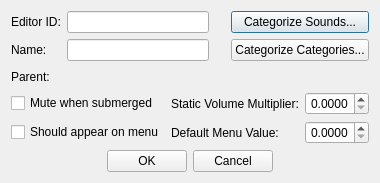
<?xml version="1.0" encoding="UTF-8"?>
<ui version="4.0">
 <class>FormDialogSoundCategory</class>
 <widget class="QDialog" name="FormDialogSoundCategory">
  <property name="geometry">
   <rect>
    <x>0</x>
    <y>0</y>
    <width>376</width>
    <height>183</height>
   </rect>
  </property>
  <property name="windowTitle">
   <string>Sound Category</string>
  </property>
  <layout class="QVBoxLayout" name="verticalLayout">
   <item>
    <layout class="QGridLayout" name="gridLayout">
     <item row="2" column="1">
      <widget class="DKFormPicker" name="parent"/>
     </item>
     <item row="1" column="0">
      <widget class="QLabel" name="label_2">
       <property name="text">
        <string>Name:</string>
       </property>
       <property name="buddy">
        <cstring>name</cstring>
       </property>
      </widget>
     </item>
     <item row="0" column="1">
      <widget class="QLineEdit" name="editorID"/>
     </item>
     <item row="0" column="3">
      <widget class="QPushButton" name="buttonCategorizeSounds">
       <property name="whatsThis">
        <string>Clicking this button will open a dialog listing all Sound Descriptor forms. You can select one or more forms and click &quot;OK&quot; to immediately place them into this Sound Category.</string>
       </property>
       <property name="text">
        <string>Categorize Sounds...</string>
       </property>
      </widget>
     </item>
     <item row="1" column="3">
      <widget class="QPushButton" name="buttonCategorizeCategories">
       <property name="whatsThis">
        <string>Clicking this button will open a dialog listing all Sound Category forms (besides this one). You can select one or more forms and click &quot;OK&quot; to immediately place them into this Sound Category.</string>
       </property>
       <property name="text">
        <string>Categorize Categories...</string>
       </property>
      </widget>
     </item>
     <item row="2" column="0">
      <widget class="QLabel" name="label_3">
       <property name="text">
        <string>Parent:</string>
       </property>
       <property name="buddy">
        <cstring>parent</cstring>
       </property>
      </widget>
     </item>
     <item row="1" column="1">
      <widget class="QLineEdit" name="name">
       <property name="whatsThis">
        <string>The name that will be displayed for sound categories that are made available to customize in the in-game audio settings menu. Strings that begin with a dollar sign (&quot;$&quot;) may be translated by the game's UI engine.</string>
       </property>
      </widget>
     </item>
     <item row="0" column="0">
      <widget class="QLabel" name="label">
       <property name="text">
        <string>Editor ID:</string>
       </property>
       <property name="buddy">
        <cstring>editorID</cstring>
       </property>
      </widget>
     </item>
     <item row="0" column="2">
      <spacer name="horizontalSpacer">
       <property name="orientation">
        <enum>Qt::Horizontal</enum>
       </property>
       <property name="sizeType">
        <enum>QSizePolicy::Fixed</enum>
       </property>
       <property name="sizeHint" stdset="0">
        <size>
         <width>16</width>
         <height>20</height>
        </size>
       </property>
      </spacer>
     </item>
    </layout>
   </item>
   <item>
    <layout class="QGridLayout" name="gridLayout_2">
     <item row="0" column="0">
      <widget class="QCheckBox" name="flagMuteUnderwater">
       <property name="whatsThis">
        <string>If checked, sounds within this category will be muted when the camera is underwater.</string>
       </property>
       <property name="text">
        <string>Mute when submerged</string>
       </property>
      </widget>
     </item>
     <item row="1" column="0">
      <widget class="QCheckBox" name="flagShowInMenu">
       <property name="whatsThis">
        <string>If checked, this category will be available to configure in the in-game audio settings menu.</string>
       </property>
       <property name="text">
        <string>Should appear on menu</string>
       </property>
      </widget>
     </item>
     <item row="0" column="3">
      <widget class="QDoubleSpinBox" name="staticVolumeMult">
       <property name="whatsThis">
        <string>A multiplier applied to the volume of all sounds within this category.</string>
       </property>
       <property name="alignment">
        <set>Qt::AlignRight|Qt::AlignTrailing|Qt::AlignVCenter</set>
       </property>
       <property name="decimals">
        <number>4</number>
       </property>
       <property name="maximum">
        <double>1.000000000000000</double>
       </property>
      </widget>
     </item>
     <item row="1" column="2">
      <widget class="QLabel" name="label_5">
       <property name="text">
        <string>Default Menu Value:</string>
       </property>
       <property name="buddy">
        <cstring>defaultMenuValue</cstring>
       </property>
      </widget>
     </item>
     <item row="1" column="3">
      <widget class="QDoubleSpinBox" name="defaultMenuValue">
       <property name="whatsThis">
        <string>The default volume level that this category will appear at in the in-game audio settings menu.</string>
       </property>
       <property name="alignment">
        <set>Qt::AlignRight|Qt::AlignTrailing|Qt::AlignVCenter</set>
       </property>
       <property name="decimals">
        <number>4</number>
       </property>
       <property name="maximum">
        <double>1.000000000000000</double>
       </property>
      </widget>
     </item>
     <item row="0" column="2">
      <widget class="QLabel" name="label_4">
       <property name="text">
        <string>Static Volume Multiplier:</string>
       </property>
       <property name="buddy">
        <cstring>staticVolumeMult</cstring>
       </property>
      </widget>
     </item>
     <item row="0" column="1" rowspan="2">
      <spacer name="horizontalSpacer_2">
       <property name="orientation">
        <enum>Qt::Horizontal</enum>
       </property>
       <property name="sizeHint" stdset="0">
        <size>
         <width>40</width>
         <height>20</height>
        </size>
       </property>
      </spacer>
     </item>
    </layout>
   </item>
   <item>
    <layout class="QHBoxLayout" name="horizontalLayout">
     <item>
      <spacer name="horizontalSpacer_3">
       <property name="orientation">
        <enum>Qt::Horizontal</enum>
       </property>
       <property name="sizeHint" stdset="0">
        <size>
         <width>40</width>
         <height>20</height>
        </size>
       </property>
      </spacer>
     </item>
     <item>
      <widget class="QPushButton" name="buttonOK">
       <property name="text">
        <string>OK</string>
       </property>
      </widget>
     </item>
     <item>
      <widget class="QPushButton" name="buttonCancel">
       <property name="text">
        <string>Cancel</string>
       </property>
      </widget>
     </item>
     <item>
      <spacer name="horizontalSpacer_4">
       <property name="orientation">
        <enum>Qt::Horizontal</enum>
       </property>
       <property name="sizeHint" stdset="0">
        <size>
         <width>40</width>
         <height>20</height>
        </size>
       </property>
      </spacer>
     </item>
    </layout>
   </item>
  </layout>
 </widget>
 <customwidgets>
  <customwidget>
   <class>DKFormPicker</class>
   <extends>QWidget</extends>
   <header>widgets/DKFormPicker.h</header>
  </customwidget>
 </customwidgets>
 <tabstops>
  <tabstop>editorID</tabstop>
  <tabstop>name</tabstop>
  <tabstop>parent</tabstop>
  <tabstop>buttonCategorizeSounds</tabstop>
  <tabstop>buttonCategorizeCategories</tabstop>
  <tabstop>flagMuteUnderwater</tabstop>
  <tabstop>flagShowInMenu</tabstop>
  <tabstop>staticVolumeMult</tabstop>
  <tabstop>defaultMenuValue</tabstop>
  <tabstop>buttonOK</tabstop>
  <tabstop>buttonCancel</tabstop>
 </tabstops>
 <resources/>
 <connections/>
</ui>
